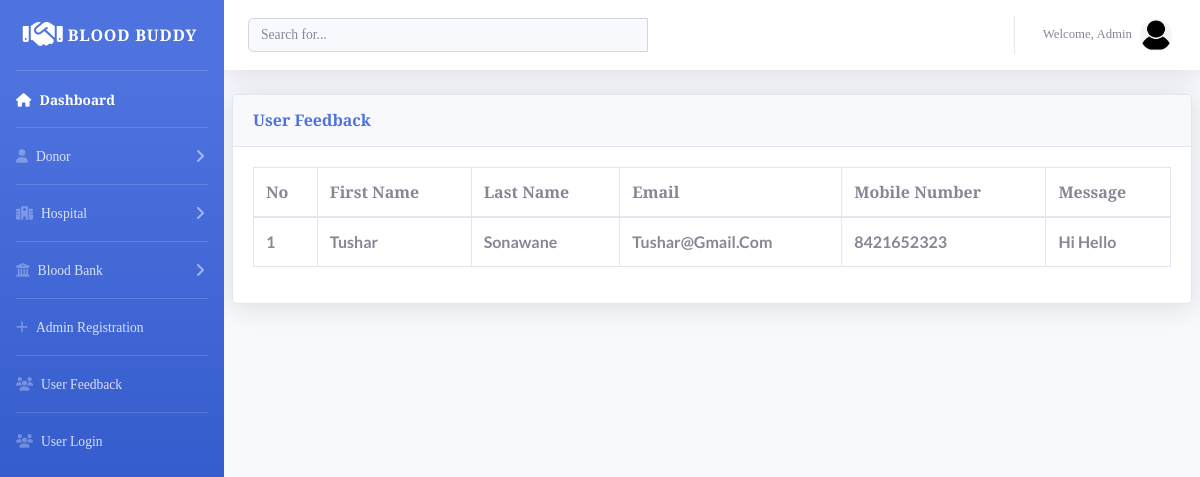
/admin/userfeedback.php (signed in), run on an earlier commit of the app's database.
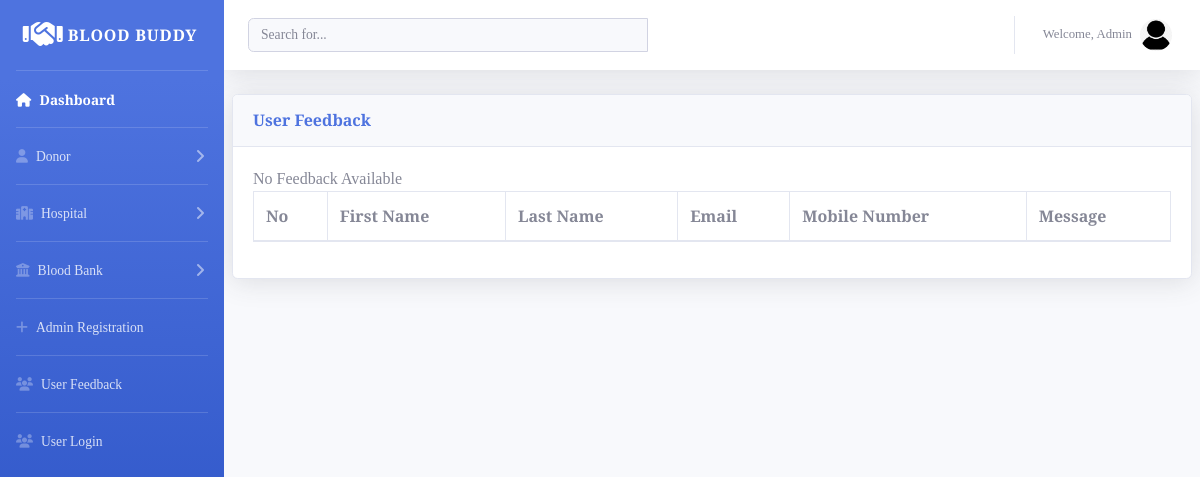
And on a later commit of the database.
### tables this page shows
CREATE TABLE `userfeedback` (
  `id` int(11) NOT NULL,
  `firstname` varchar(255) NOT NULL,
  `lastname` varchar(255) NOT NULL,
  `email` varchar(255) NOT NULL,
  `mobileno` varchar(255) NOT NULL,
  `message` varchar(255) NOT NULL,
  `date` varchar(255) NOT NULL,
  `time` varchar(255) NOT NULL
);

### admin/userfeedback.php (the view)
<?php
 include "includes/header.php";
 include "includes/topbar.php";
 $queryfeedback =mysqli_query($dlink,"SELECT * FROM userfeedback");
    if($feedbackrow = mysqli_num_rows($queryfeedback)){
        if($feedbackrow >=10){
            $tableclass="dataTable";
        }else{
            $tableclass="";
        }
    }
?>
<div class="card shadow mb-4 m-2">
    <div class="card-header py-3">
        <h6 class="m-0 font-weight-bold text-primary">User Feedback</h6>
    </div>
    <div class="card-body">
        <div class="table-responsive">
             <table class="table table-bordered text-capitalize" id="<?php echo $tableclass; ?>" width="100%" cellspacing="0">
                <thead>
                    <td>No</td>
                    <td>First Name</td>
                    <td>Last Name</td>
                    <td>Email</td>
                    <td>Mobile Number</td>
                    <td>Message</td>
                </thead>
                <tbody>
                <?php
                   $queryfeedback =mysqli_query($dlink,"SELECT * FROM userfeedback");
                   if(mysqli_num_rows($queryfeedback)){
                        while($feedbackrow =mysqli_fetch_assoc($queryfeedback)){
                            static $no=0;
                             $no++;
                           echo '<tr>
                           <th>'.$no.'</th>
                           <th>'.$feedbackrow['firstname'].'</th>
                           <th>'.$feedbackrow['lastname'].'</th>
                           <th>'.$feedbackrow['email'].'</th>
                           <th>'.$feedbackrow['mobileno'].'</th>
                           <th>'.$feedbackrow['message'].'</th>
                           </tr>   ';
                        }
                   }else{
                    echo '<span >No Feedback Available</span>';
                   }
                ?>
                </tbody>
             </table>
        </div>
    </div>
</div>
<?php
include "includes/footer.php";
?>

What changed in the data, as far as the page shows it:
removed userfeedback: firstname "Tushar", lastname "Sonawane", email "Tushar@gmail.com", mobileno "8421652323", message "Hi Hello"
Also different on the page:
text now shown: "No Feedback Available"
